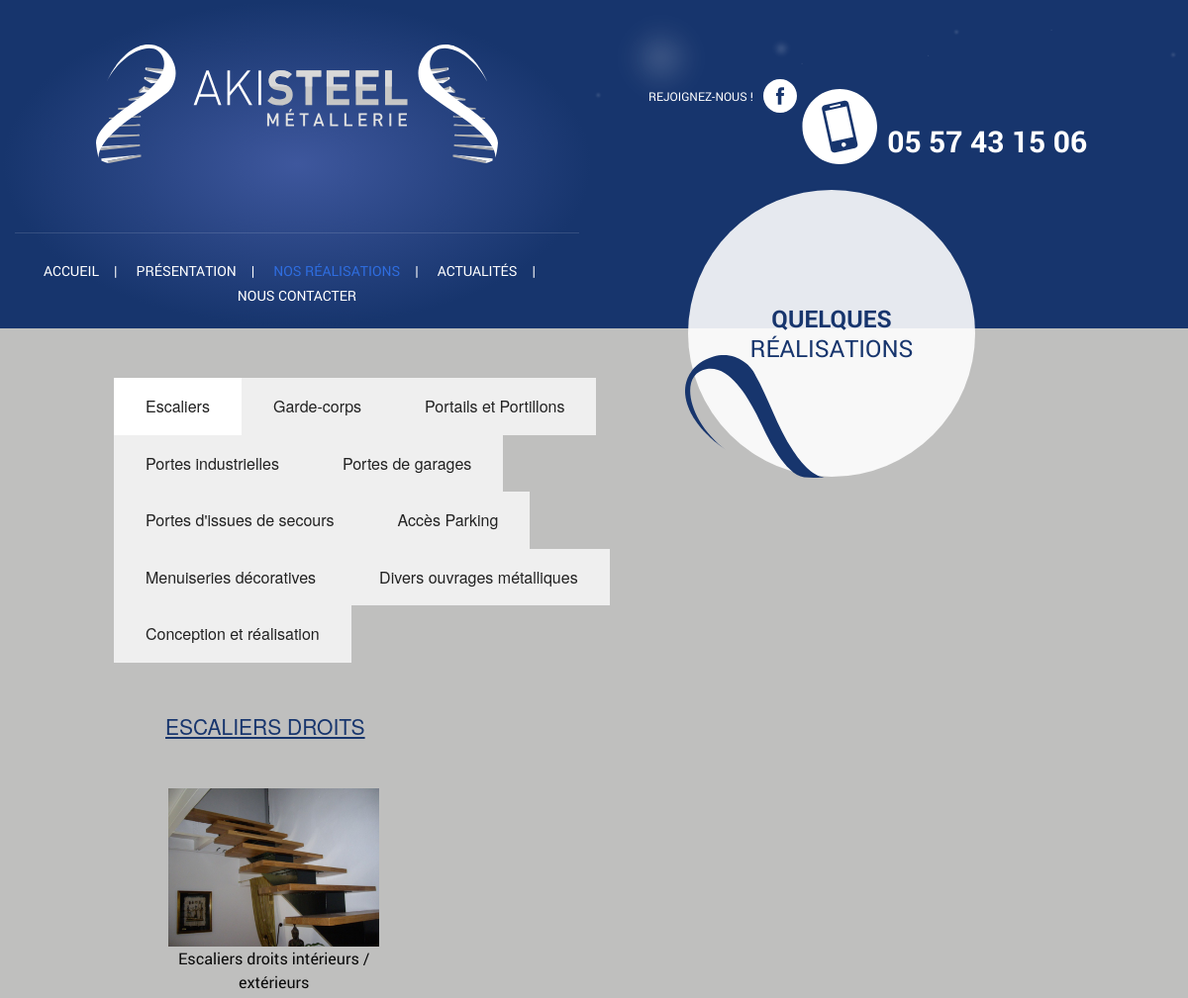
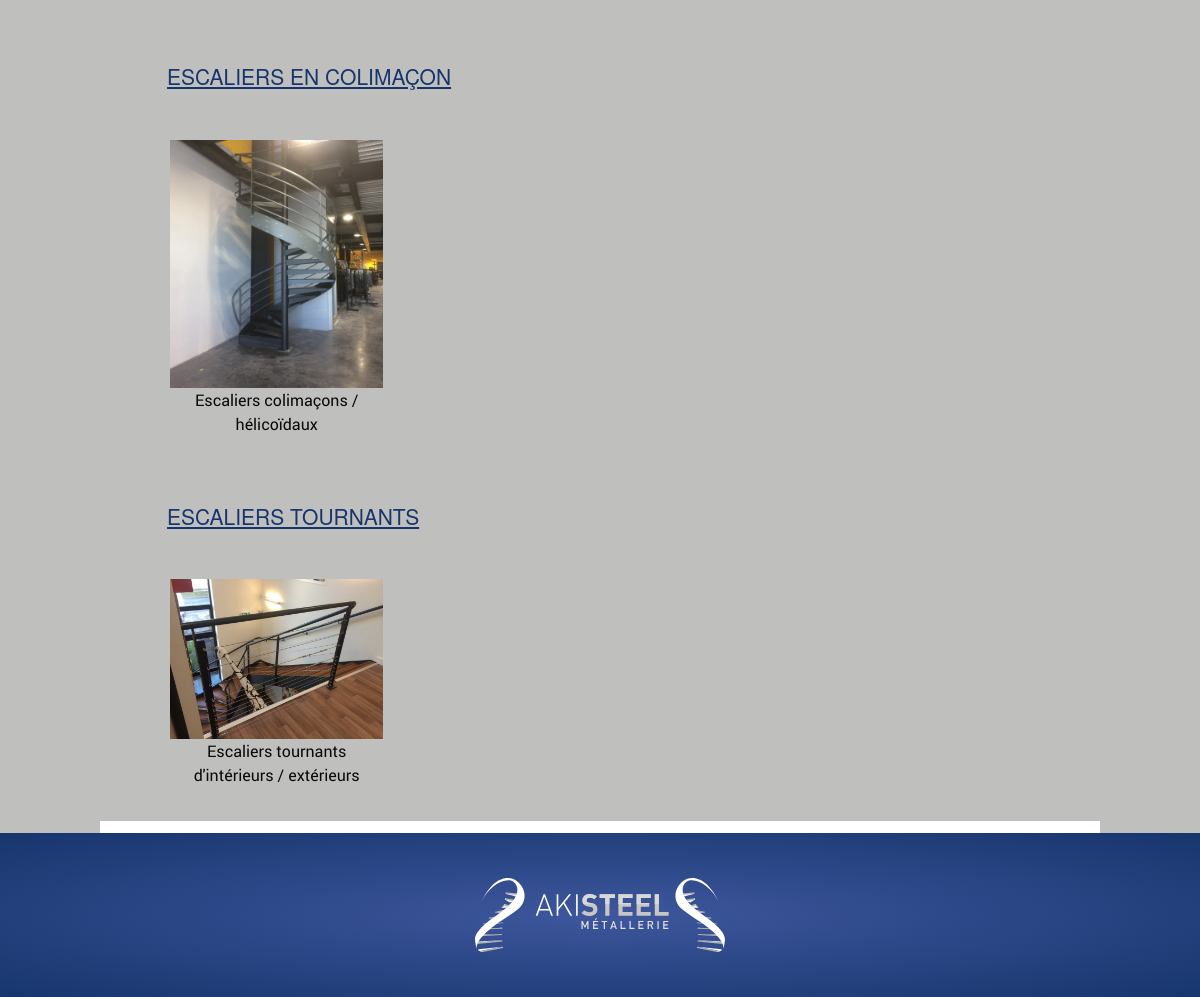
/realisations.php, run on the app's committed database (2 pictures, top to bottom).
### tables this page shows
CREATE TABLE `catproduct` (
  `id` int(10) unsigned NOT NULL AUTO_INCREMENT,
  `id_parent` int(11) NOT NULL,
  `nom` varchar(50) NOT NULL,
  `image` varchar(50) NOT NULL,
  `ordre_affichage` int(11) NOT NULL DEFAULT '1',
  PRIMARY KEY (`id`)
);

CREATE TABLE `product` (
  `id` int(10) unsigned NOT NULL AUTO_INCREMENT,
  `id_categorie` int(11) NOT NULL,
  `nom` varchar(100) NOT NULL,
  `description` text NOT NULL,
  `fichier_pdf` varchar(100) NOT NULL,
  `online` enum('0','1') NOT NULL DEFAULT '0',
  PRIMARY KEY (`id`)
);

CREATE TABLE `product_image` (
  `num_image` int(11) NOT NULL AUTO_INCREMENT,
  `num_produit` int(11) NOT NULL,
  `fichier` varchar(100) NOT NULL,
  `defaut` enum('oui','non') NOT NULL DEFAULT 'non',
  PRIMARY KEY (`num_image`)
);

### admin/classes/StorageManager.php (called while the page is built, shortened)
<?php
class StorageManager{
	protected function dbConnect() {
		try {
			$this->mysqli = new mysqli ( DBHOST, DBUSER, DBPASSWD, DBNAME ) ;
		} catch (Exception $e) {
			throw new Exception("Erreur Connexion DB ". $e->getMessage());
		}
	}
}
?>

### admin/classes/Categorie.php (called while the page is built, shortened)
<?php
require_once("StorageManager.php");
class Categorie extends StorageManager {
	public function load( $id, $debug=false ){
		if ( intval( $id ) <= 0 ) return array();
		$new_array = null;
		$requete = "SELECT * FROM `catproduct` WHERE id = " . $id ;
		$result = mysqli_query( $this->mysqli, $requete );
		while( $row = mysqli_fetch_assoc( $result ) ) {
			$new_array[] = $row;
		}
		return $new_array;
	}
	public function getListe( $tab=array(), $debug=false ) {
		$champ_souhaite = ( $tab[ "champ" ] != '' ) ? $tab[ "champ" ] : "*";
		$requete = "SELECT " . $champ_souhaite . " FROM `catproduct`";
		if ( $tab[ "where" ] == '' ) {
			$requete .= " WHERE id > 0";
			if ( !empty( $tab ) ) {
				foreach( $tab as $champ => $val ) {
					if ( $champ != "champ" && $champ != "order_by" && $champ != "sens" )
						$requete .= " AND " . $champ . " = '" . addslashes( $val ) . "'";
				}
			}
			$order_by = ( $tab[ "order_by" ] != "" ) ? $tab[ "order_by" ] : "ordre_affichage";
			$sens = ( $tab[ "sens" ] != "" ) ? $tab[ "sens" ] : "ASC";
			$requete .= " ORDER BY " . $order_by . " " . $sens;
		}
		else $requete .= $tab[ "where" ];
		$result = mysqli_query( $this->mysqli, $requete );
		while( $row = mysqli_fetch_assoc( $result ) ) {
			$new_array[] = $row;
		}
		return $new_array;
	}
}

### admin/classes/Produit.php (called while the page is built, shortened)
<?php
require_once("StorageManager.php");
require_once("Categorie.php");
class Produit extends StorageManager {
	public function getListe( $tab=array(), $debug=false ) {
		$champ_souhaite = ( $tab[ "champ" ] != '' ) ? $tab[ "champ" ] : "*";
		$requete = "SELECT " . $champ_souhaite . " FROM `product`";
		if ( $tab[ "where" ] == '' ) {
			$requete .= " WHERE id > 0";
			if ( !empty( $tab ) ) {
				foreach( $tab as $champ => $val ) {
					if ( $champ != "champ" && $champ != "order_by" && $champ != "sens" )
						$requete .= " AND " . $champ . " = '" . addslashes( $val ) . "'";
				}
			}
			$order_by = ( $tab[ "order_by" ] != "" ) ? $tab[ "order_by" ] : "nom";
			$sens = 	( $tab[ "sens" ] != "" ) ? $tab[ "sens" ] : "ASC";
			$requete .= " ORDER BY " . $order_by . " " . $sens;
		}
		else $requete .= $tab[ "where" ];
		$result = mysqli_query( $this->mysqli, $requete );
		while( $row = mysqli_fetch_assoc( $result ) ) {
			$new_array[] = $row;
		}
		return $new_array;
	}
}

### admin/classes/Produit_image.php (called while the page is built, shortened)
<?php
require_once("StorageManager.php");
class Produit_image extends StorageManager {
	public function getImageDefaut( $num_produit=0, $debug=false ) {
		$requete = "SELECT * FROM `product_image`
			WHERE num_produit = " . intval( $num_produit ) . "
			AND defaut = 'oui'";
		$result = mysqli_query( $this->mysqli, $requete );
		$row = mysqli_fetch_assoc( $result );
		return $row;
	}
}

### realisations.php (the view, shortened to what this page needs)
<?
	require $_SERVER[ "DOCUMENT_ROOT" ] . "/admin/classes/Produit.php";
	require $_SERVER[ "DOCUMENT_ROOT" ] . "/admin/classes/Produit_image.php";
	$debug = 			false;
	$categorie = 		new Categorie();
	$produit = 			new Produit();
	$produit_image =	new Produit_image();
	$num_categorie = 	$_GET[ "nc" ];
	$data_categorie = 	$categorie->load( $num_categorie, $debug );
	if ( 1 == 1 ) {
		unset( $recherche );
		$recherche[ "id_parent" ] = 0;
		$recherche[ "order_by" ] = 	"ordre_affichage";
		$liste_categorie = $categorie->getListe( $recherche, $debug );
		if ( empty( $data_categorie ) ) {
			if ( !empty( $liste_categorie ) ) {
				$num_categorie = $liste_categorie[ 0 ][ "id" ];
				$data_categorie = $categorie->load( $num_categorie, $debug );
			}
		}
	}
	if ( !empty( $data_categorie ) ) {
		if ( 1 == 1 ) {
			unset( $recherche );
			$recherche[ "id_parent" ] = $num_categorie;
			$recherche[ "order_by" ] = 	"ordre_affichage";
			$liste_sous_categorie = $categorie->getListe( $recherche, $debug );
		}
		if ( 1 == 1) {
			unset( $recherche );
			$recherche[ "id_categorie" ] = 	$num_categorie;
			$recherche[ "online" ] = 		'1';
		}
	}
?>
<!doctype html>
<html class="no-js" lang="fr" dir="ltr">
	<head>
		<? include( $_SERVER[ "DOCUMENT_ROOT" ] . "/inc/meta.php" ); ?>
	</head>
	<body class="realisations">
		<? include( $_SERVER[ "DOCUMENT_ROOT" ] . "/inc/header.php" ); ?>
		<div class="row fullwidth content2">
			<div class="row contenu-realisations">
				<div class="large-12 columns">
					<div class="vue-de-chantier2 flex">
						<p>Quelques<br/>réalisations</p>
					</div>
				</div>
				<div class="titre3">
    				<div class='large-8 medium-8 small-12 columns'>
    				<?
    				if ( !empty( $liste_categorie ) ) {
    					echo "<ul class='tabs' data-tab>\n";
    					foreach ( $liste_categorie as $_categorie ) {
    						$actif = ( $_categorie[ "id" ] == $num_categorie ) ? "active" : "";
    						echo "<li class='tab-title " . $actif . "'><a href='./realisations.php?nc=" . $_categorie[ "id" ] . "'>" . $_categorie[ "nom" ] . "</a></li>\n";
    					}
    					echo "</ul>\n</div><div class='large-12 columns'>";
    				}
				if ( !empty( $liste_sous_categorie ) ) {
					foreach ( $liste_sous_categorie as $_sous_categorie ) {
						echo "<h3>" . $_sous_categorie[ "nom" ] . "</h3><br>\n";
						if ( 1 == 1) {
							unset( $recherche );
							$recherche[ "id_categorie" ] = 	$_sous_categorie[ "id" ];
							$recherche[ "online" ] = 		'1';
							$__liste_produit = $produit->getListe( $recherche, $debug );
							if ( !empty( $__liste_produit ) ) {
								foreach ( $__liste_produit as $_produit ) {
									$id_produit = 	$_produit[ "id" ];
									$nom = 			$_produit[ "nom" ];
									$image_defaut = $produit_image->getImageDefaut( $id_produit, $debug );
									echo "<div class='large-4 medium-4 small-12 columns'>\n";
									echo "	<figure>\n";
									echo "		<a href='/realisation-detail.php?id=" . $id_produit . "'><img src='/photos/produit/realisation_liste" . $image_defaut[ "fichier" ] . "' title='" . $nom . "' /></a>\n";
									echo "		<figcaption>" . $nom . "</figcaption>\n";
									echo "	</figure>\n";
									echo "</div>\n";
								}
							}
						}
					}
				}
				?>
				</div>
			</div>
		</div>
		<? include( $_SERVER[ "DOCUMENT_ROOT" ] . "/inc/footer.php" ); ?>
	</body>
</html>

### css/app.css (style rules this page uses)
* { font-family:'roboto'; }
html, body { height:auto; }
html { min-height:100%; }
body { background:#17356d;min-height:100%; }
h3 { color:#17356d;font-weight:normal;text-decoration:underline;text-transform:uppercase;font-size:21px;text-align:center; }
.titre3 h3 { color:#17356d;font-weight:normal;text-decoration:underline;text-transform:uppercase;font-size:21px;text-align:left;margin-top: 50px; margin-left: 52px; }
p { font-size:16px;line-height:24px;text-align:justify;color:#17356d; }
.fullwidth { max-width:100%; }
.flex { display:-webkit-flex;display:flex;-webkit-box-pack:center;-ms-flex-pack:center;-webkit-justify-content:center;justify-content:center;-webkit-box-align:center;-ms-flex-align:center;-webkit-align-items:center;align-items:center; }
.content2 { background:#bfbfbe;position:relative; }
.content2 .contenu-realisations { width:100%;padding:50px 0 30px 0;margin:0;max-width:1000px;margin:0 auto; }
.vue-de-chantier2 { border-radius:50%;width:290px;height:290px;background:rgba(255,255,255,0.89); position:absolute;z-index:100;left:50%;margin-left:95px;top:-140px; }
.vue-de-chantier2:after { content:url('../img/motif-bulle.svg');position:absolute;bottom:-7px;left:-3px;display:block; }
.vue-de-chantier2 p { color:#17356d;font-size:24px;font-weight:lighter;text-transform:uppercase;line-height:30px;text-align:center;margin-bottom:0; }
.vue-de-chantier2 p:first-line { font-weight:bold; }
figcaption { text-align:center; }

### data on the page
catproduct: nom "Escaliers"
catproduct: nom "Garde-corps"
catproduct: nom "Portails et Portillons"
catproduct: nom "Portes industrielles"
catproduct: nom "Portes de garages"
catproduct: nom "Portes d'issues de secours"
catproduct: nom "Accès Parking"
catproduct: nom "Menuiseries décoratives"
catproduct: nom "Divers ouvrages métalliques"
catproduct: nom "Conception et réalisation"
catproduct: nom "ESCALIERS DROITS"
product: product_image.fichier (picture), nom "Escaliers droits intérieurs / extérieurs"
catproduct: nom "ESCALIERS EN COLIMAÇON"
product: product_image.fichier (picture), nom "Escaliers colimaçons / hélicoïdaux"
catproduct: nom "ESCALIERS TOURNANTS"
product: product_image.fichier (picture), nom "Escaliers tournants d'intérieurs / extérieurs"
